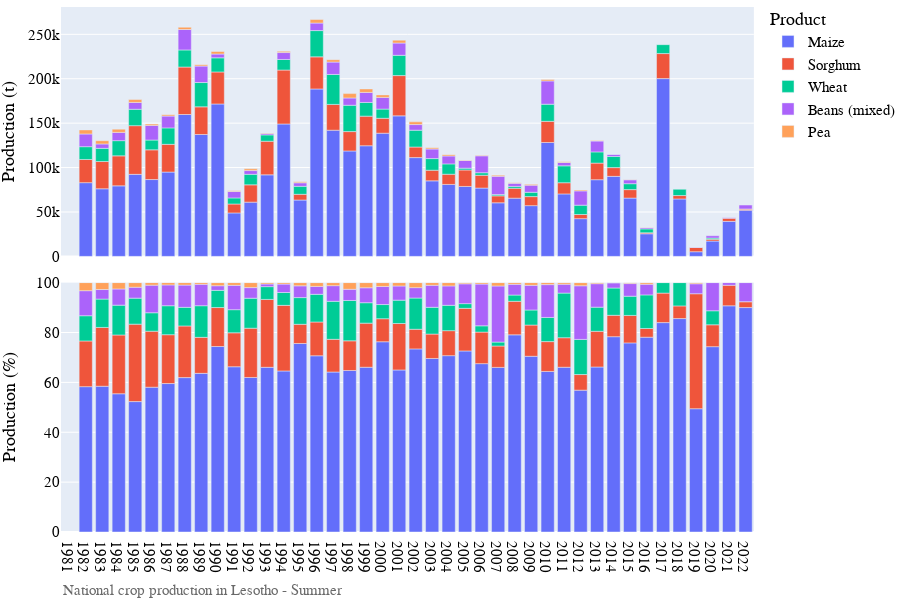
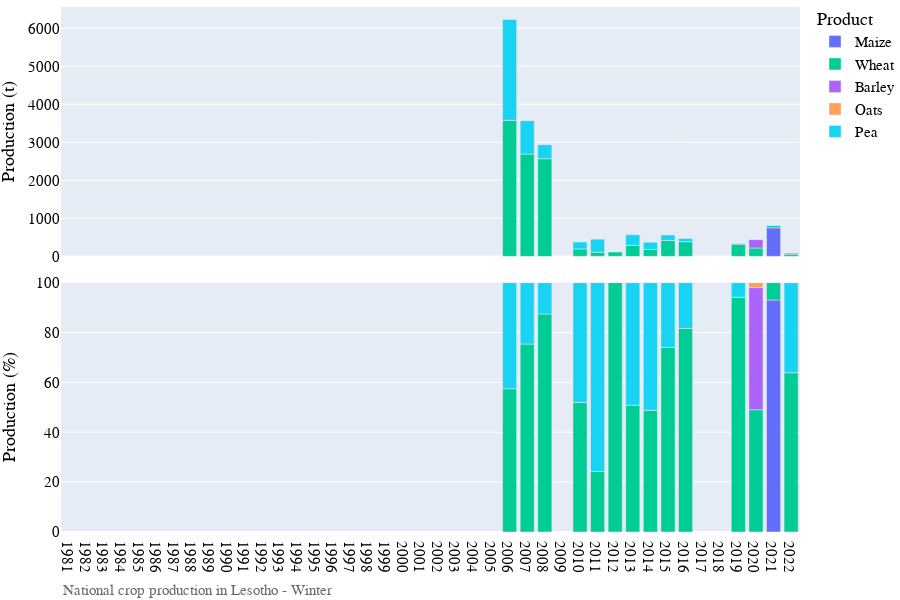

Notebook source saved alongside these figures, in order:
### Markdown cell above
## Visualization of production data

### Code cell
# Bar chart of national crop production
country_iso, country_name = 'LS', 'Lesotho'
df = pd.read_csv('../data/crop/adm_crop_production_%s.csv' % country_iso, index_col=0)
df['year'] = df['harvest_year']
year = [df['year'].min(), df['year'].max()]
product_order = ['Maize','Sorghum','Wheat']
for season_name in ['Summer','Winter']:
    footnote = 'National crop production in %s - %s' % (country_name, season_name)
    fn_save = '../figures/%s_bar_natgrainprod_%s.png' % (country_iso, season_name)
    sub = df[df['season_name'] == season_name]
    fig = PlotBarProduction(sub, year, product_order, footnote)#, fn_save)#trouble saving for some reason
    fig.show()

### Figure 1 — Plotly figure (JSON) as saved in the notebook; plotly's stock layout.template omitted (floating-point values rounded to 4 significant figures)
{"data": [{"alignmentgroup": "True", "hovertemplate": "product=Maize<br>season_name=Summer<br>type=orig_unit<br>year=%{x}<br>value=%{y}<extra></extra>", "legendgroup": "Maize", "marker": {"color": "#636efa", "pattern": {"shape": ""}}, "name": "Maize", "offsetgroup": "Maize", "orientation": "v", "showlegend": true, "textposition": "auto", "type": "bar", "x": [1982, 1983, 1984, 1985, 1986, 1987, 1988, 1989, 1990, 1991, 1992, 1993, 1994, 1995, 1996, 1997, 1998, 1999, 2000, 2001, 2002, 2003, 2004, 2005, 2006, 2007, 2008, 2009, 2010, 2011, 2012, 2013, 2014, 2015, 2016, 2017, 2018, 2019, 2020, 2021, 2022], "xaxis": "x2", "y": [83000, 76100, 79400, 92350, 86488, 94912, 159726, 137227, 171576, 48918, 61073, 91805, 149062, 63445, 188489, 142050, 118679, 124549, 138685, 158189, 111205, 85032, 80998, 78739, 76906, 60312, 65542, 57126, 128215, 70311, 42470, 86324, 90073, 65637, 25435, 200142, 64654, 5230, 17252, 39415, 52010.0], "yaxis": "y2"}, {"alignmentgroup": "True", "hovertemplate": "product=Maize<br>season_name=Summer<br>type=percent<br>year=%{x}<br>value=%{y}<extra></extra>", "legendgroup": "Maize", "marker": {"color": "#636efa", "pattern": {"shape": ""}}, "name": "Maize", "offsetgroup": "Maize", "orientation": "v", "showlegend": false, "textposition": "auto", "type": "bar", "x": [1982, 1983, 1984, 1985, 1986, 1987, 1988, 1989, 1990, 1991, 1992, 1993, 1994, 1995, 1996, 1997, 1998, 1999, 2000, 2001, 2002, 2003, 2004, 2005, 2006, 2007, 2008, 2009, 2010, 2011, 2012, 2013, 2014, 2015, 2016, 2017, 2018, 2019, 2020, 2021, 2022], "xaxis": "x", "y": [58.29, 58.45, 55.43, 52.3, 58.06, 59.53, 61.91, 63.62, 74.38, 66.27, 61.97, 66.04, 64.57, 75.59, 70.67, 64.15, 64.76, 66.07, 76.28, 64.98, 73.43, 69.59, 70.71, 72.61, 67.52, 66.02, 79.07, 70.47, 64.39, 66.07, 56.88, 66.17, 78.32, 75.84, 78.12, 83.97, 85.59, 49.44, 74.32, 90.71, 90.0], "yaxis": "y"}, {"alignmentgroup": "True", "hovertemplate": "product=Sorghum<br>season_name=Summer<br>type=orig_unit<br>year=%{x}<br>value=%{y}<extra></extra>", "legendgroup": "Sorghum", "marker": {"color": "#EF553B", "pattern": {"shape": ""}}, "name": "Sorghum", "offsetgroup": "Sorghum", "orientation": "v", "showlegend": true, "textposition": "auto", "type": "bar", "x": [1982, 1983, 1984, 1985, 1986, 1987, 1988, 1989, 1990, 1991, 1992, 1993, 1994, 1995, 1996, 1997, 1998, 1999, 2000, 2001, 2002, 2003, 2004, 2005, 2006, 2007, 2008, 2009, 2010, 2011, 2012, 2013, 2014, 2015, 2016, 2017, 2018, 2019, 2020, 2021, 2022], "xaxis": "x2", "y": [26100, 30700, 33768, 54823, 33458, 31232, 53447, 31140, 36062, 10043, 19467, 37850.0, 60725, 6458, 36129, 29050, 21815, 33340, 16807, 45354, 11919, 11953, 11482, 18527, 14405, 7836, 11143, 10151, 23829, 12600, 4674, 18675, 9861, 9528, 1138.0, 28191, 3837, 4878, 2036, 3573, 1369.0], "yaxis": "y2"}, {"alignmentgroup": "True", "hovertemplate": "product=Sorghum<br>season_name=Summer<br>type=percent<br>year=%{x}<br>value=%{y}<extra></extra>", "legendgroup": "Sorghum", "marker": {"color": "#EF553B", "pattern": {"shape": ""}}, "name": "Sorghum", "offsetgroup": "Sorghum", "orientation": "v", "showlegend": false, "textposition": "auto", "type": "bar", "x": [1982, 1983, 1984, 1985, 1986, 1987, 1988, 1989, 1990, 1991, 1992, 1993, 1994, 1995, 1996, 1997, 1998, 1999, 2000, 2001, 2002, 2003, 2004, 2005, 2006, 2007, 2008, 2009, 2010, 2011, 2012, 2013, 2014, 2015, 2016, 2017, 2018, 2019, 2020, 2021, 2022], "xaxis": "x", "y": [18.33, 23.58, 23.58, 31.05, 22.46, 19.59, 20.72, 14.44, 15.63, 13.61, 19.75, 27.23, 26.31, 7.695, 13.55, 13.12, 11.9, 17.69, 9.245, 18.63, 7.871, 9.782, 10.02, 17.08, 12.65, 8.577, 13.44, 12.52, 11.97, 11.84, 6.26, 14.31, 8.575, 11.01, 3.496, 11.83, 5.079, 46.11, 8.771, 8.223, 2.37], "yaxis": "y"}, {"alignmentgroup": "True", "hovertemplate": "product=Wheat<br>season_name=Summer<br>type=orig_unit<br>year=%{x}<br>value=%{y}<extra></extra>", "legendgroup": "Wheat", "marker": {"color": "#00cc96", "pattern": {"shape": ""}}, "name": "Wheat", "offsetgroup": "Wheat", "orientation": "v", "showlegend": true, "textposition": "auto", "type": "bar", "x": [1982, 1983, 1984, 1985, 1986, 1987, 1988, 1989, 1990, 1991, 1992, 1993, 1994, 1995, 1996, 1997, 1998, 1999, 2000, 2001, 2002, 2003, 2004, 2005, 2006, 2007, 2008, 2009, 2010, 2011, 2012, 2013, 2014, 2015, 2016, 2017, 2018, 2020, 2022], "xaxis": "x2", "y": [14400, 14800, 17127, 18434, 11009, 18520, 19237, 27367, 15889, 6844, 11855, 7127, 11895, 8984, 29599, 33722, 29641, 15426, 10320.0, 22820.0, 18958, 13109, 11647, 2050, 2860, 1426, 2075, 4900, 19271, 19031, 10516, 12624, 12581, 6673, 4385, 10027, 7052, 1305, 0.32], "yaxis": "y2"}, {"alignmentgroup": "True", "hovertemplate": "product=Wheat<br>season_name=Summer<br>type=percent<br>year=%{x}<br>value=%{y}<extra></extra>", "legendgroup": "Wheat", "marker": {"color": "#00cc96", "pattern": {"shape": ""}}, "name": "Wheat", "offsetgroup": "Wheat", "orientation": "v", "showlegend": false, "textposition": "auto", "type": "bar", "x": [1982, 1983, 1984, 1985, 1986, 1987, 1988, 1989, 1990, 1991, 1992, 1993, 1994, 1995, 1996, 1997, 1998, 1999, 2000, 2001, 2002, 2003, 2004, 2005, 2006, 2007, 2008, 2009, 2010, 2011, 2012, 2013, 2014, 2015, 2016, 2017, 2018, 2020, 2022], "xaxis": "x", "y": [10.11, 11.37, 11.96, 10.44, 7.391, 11.62, 7.457, 12.69, 6.888, 9.272, 12.03, 5.127, 5.153, 10.7, 11.1, 15.23, 16.17, 8.183, 5.678, 9.373, 12.52, 10.73, 10.17, 1.89, 2.511, 1.561, 2.503, 6.044, 9.678, 17.88, 14.08, 9.677, 10.94, 7.71, 13.47, 4.207, 9.335, 5.622, 0.0005537], "yaxis": "y"}, {"alignmentgroup": "True", "hovertemplate": "product=Beans (mixed)<br>season_name=Summer<br>type=orig_unit<br>year=%{x}<br>value=%{y}<extra></extra>", "legendgroup": "Beans (mixed)", "marker": {"color": "#ab63fa", "pattern": {"shape": ""}}, "name": "Beans (mixed)", "offsetgroup": "Beans (mixed)", "orientation": "v", "showlegend": true, "textposition": "auto", "type": "bar", "x": [1982, 1983, 1984, 1985, 1986, 1987, 1988, 1989, 1990, 1991, 1992, 1993, 1994, 1995, 1996, 1997, 1998, 1999, 2000, 2001, 2002, 2003, 2004, 2005, 2006, 2007, 2008, 2009, 2010, 2011, 2012, 2013, 2014, 2015, 2016, 2019, 2020, 2021, 2022], "xaxis": "x2", "y": [14300, 5000, 9300, 7700, 16500, 13300, 23010, 18500, 4300, 7200, 4200, 1487, 7796, 3966, 8463, 13920, 8215, 11294, 13187, 13839, 6315, 10797, 8917, 8613, 19065, 20570.0, 3561, 8011, 26224, 3803, 16068, 12279, 2399, 4383, 1392, 423, 2620, 464, 4409.0], "yaxis": "y2"}, {"alignmentgroup": "True", "hovertemplate": "product=Beans (mixed)<br>season_name=Summer<br>type=percent<br>year=%{x}<br>value=%{y}<extra></extra>", "legendgroup": "Beans (mixed)", "marker": {"color": "#ab63fa", "pattern": {"shape": ""}}, "name": "Beans (mixed)", "offsetgroup": "Beans (mixed)", "orientation": "v", "showlegend": false, "textposition": "auto", "type": "bar", "x": [1982, 1983, 1984, 1985, 1986, 1987, 1988, 1989, 1990, 1991, 1992, 1993, 1994, 1995, 1996, 1997, 1998, 1999, 2000, 2001, 2002, 2003, 2004, 2005, 2006, 2007, 2008, 2009, 2010, 2011, 2012, 2013, 2014, 2015, 2016, 2019, 2020, 2021, 2022], "xaxis": "x", "y": [10.04, 3.84, 6.493, 4.361, 11.08, 8.342, 8.919, 8.576, 1.864, 9.754, 4.261, 1.07, 3.377, 4.725, 3.173, 6.286, 4.483, 5.991, 7.254, 5.685, 4.17, 8.836, 7.785, 7.942, 16.74, 22.52, 4.296, 9.882, 13.17, 3.574, 21.52, 9.412, 2.086, 5.064, 4.275, 3.998, 11.29, 1.068, 7.629], "yaxis": "y"}, {"alignmentgroup": "True", "hovertemplate": "product=Pea<br>season_name=Summer<br>type=orig_unit<br>year=%{x}<br>value=%{y}<extra></extra>", "legendgroup": "Pea", "marker": {"color": "#FFA15A", "pattern": {"shape": ""}}, "name": "Pea", "offsetgroup": "Pea", "orientation": "v", "showlegend": true, "textposition": "auto", "type": "bar", "x": [1982, 1983, 1984, 1985, 1986, 1987, 1988, 1989, 1990, 1991, 1992, 1993, 1994, 1995, 1996, 1997, 1998, 1999, 2000, 2001, 2002, 2003, 2004, 2005, 2006, 2007, 2008, 2009, 2010, 2011, 2012, 2013, 2014, 2015, 2016, 2019], "xaxis": "x2", "y": [4600, 3600, 3639, 3277, 1502, 1467, 2564, 1473, 2861, 809, 1965, 743, 1358, 1075, 4047, 2688.0, 4904, 3895.0, 2800, 3251, 3041, 1302, 1498, 519.4, 669, 1215, 569, 882, 1592, 673, 936, 557, 88, 329, 209, 48], "yaxis": "y2"}, {"alignmentgroup": "True", "hovertemplate": "product=Pea<br>season_name=Summer<br>type=percent<br>year=%{x}<br>value=%{y}<extra></extra>", "legendgroup": "Pea", "marker": {"color": "#FFA15A", "pattern": {"shape": ""}}, "name": "Pea", "offsetgroup": "Pea", "orientation": "v", "showlegend": false, "textposition": "auto", "type": "bar", "x": [1982, 1983, 1984, 1985, 1986, 1987, 1988, 1989, 1990, 1991, 1992, 1993, 1994, 1995, 1996, 1997, 1998, 1999, 2000, 2001, 2002, 2003, 2004, 2005, 2006, 2007, 2008, 2009, 2010, 2011, 2012, 2013, 2014, 2015, 2016, 2019], "xaxis": "x", "y": [3.23, 2.765, 2.541, 1.856, 1.008, 0.9201, 0.9939, 0.6829, 1.24, 1.096, 1.994, 0.5345, 0.5883, 1.281, 1.517, 1.214, 2.676, 2.066, 1.54, 1.335, 2.008, 1.066, 1.308, 0.4789, 0.5873, 1.33, 0.6865, 1.088, 0.7995, 0.6324, 1.254, 0.427, 0.07652, 0.3801, 0.6419, 0.4537], "yaxis": "y"}], "layout": {"annotations": [{"showarrow": false, "text": "", "textangle": 90, "x": 0.98, "xanchor": "left", "xref": "paper", "y": 0.2375, "yanchor": "middle", "yref": "paper"}, {"showarrow": false, "text": "", "textangle": 90, "x": 0.98, "xanchor": "left", "xref": "paper", "y": 0.7625, "yanchor": "middle", "yref": "paper"}, {"align": "left", "font": {"color": "dimgrey", "family": "arial", "size": 15}, "showarrow": false, "text": "National crop production in Lesotho - Summer", "x": 0, "xref": "paper", "y": -0.13, "yref": "paper"}], "barmode": "relative", "font": {"color": "black", "family": "arial", "size": 15}, "height": 600, "legend": {"title": {"text": "Product"}, "tracegroupgap": 0, "x": 1, "y": 1.01}, "margin": {"b": 0, "l": 0, "r": 0, "t": 0}, "width": 900, "xaxis": {"anchor": "y", "domain": [0, 0.98], "dtick": 1, "range": [1980.0, 2022.0], "title": {"text": ""}}, "xaxis2": {"anchor": "y2", "domain": [0, 0.98], "matches": "x", "showticklabels": false}, "yaxis": {"anchor": "x", "domain": [0, 0.475], "range": [0, 100], "title": {"text": "Production (%)"}}, "yaxis2": {"anchor": "x2", "domain": [0.525, 1], "title": {"text": "Production (t)"}}}}

### Figure 2 — Plotly figure (JSON) as saved in the notebook; plotly's stock layout.template omitted (floating-point values rounded to 4 significant figures)
{"data": [{"alignmentgroup": "True", "hovertemplate": "product=Maize<br>season_name=Winter<br>type=orig_unit<br>year=%{x}<br>value=%{y}<extra></extra>", "legendgroup": "Maize", "marker": {"color": "#636efa", "pattern": {"shape": ""}}, "name": "Maize", "offsetgroup": "Maize", "orientation": "v", "showlegend": true, "textposition": "auto", "type": "bar", "x": [2021], "xaxis": "x2", "y": [750], "yaxis": "y2"}, {"alignmentgroup": "True", "hovertemplate": "product=Maize<br>season_name=Winter<br>type=percent<br>year=%{x}<br>value=%{y}<extra></extra>", "legendgroup": "Maize", "marker": {"color": "#636efa", "pattern": {"shape": ""}}, "name": "Maize", "offsetgroup": "Maize", "orientation": "v", "showlegend": false, "textposition": "auto", "type": "bar", "x": [2021], "xaxis": "x", "y": [93.05], "yaxis": "y"}, {"alignmentgroup": "True", "hovertemplate": "product=Wheat<br>season_name=Winter<br>type=orig_unit<br>year=%{x}<br>value=%{y}<extra></extra>", "legendgroup": "Wheat", "marker": {"color": "#00cc96", "pattern": {"shape": ""}}, "name": "Wheat", "offsetgroup": "Wheat", "orientation": "v", "showlegend": true, "textposition": "auto", "type": "bar", "x": [2006, 2007, 2008, 2010, 2011, 2012, 2013, 2014, 2015, 2016, 2019, 2020, 2021, 2022], "xaxis": "x2", "y": [3579, 2691, 2569, 196, 110, 114, 290, 182, 417, 385, 321, 221.3, 56, 56.11], "yaxis": "y2"}, {"alignmentgroup": "True", "hovertemplate": "product=Wheat<br>season_name=Winter<br>type=percent<br>year=%{x}<br>value=%{y}<extra></extra>", "legendgroup": "Wheat", "marker": {"color": "#00cc96", "pattern": {"shape": ""}}, "name": "Wheat", "offsetgroup": "Wheat", "orientation": "v", "showlegend": false, "textposition": "auto", "type": "bar", "x": [2006, 2007, 2008, 2010, 2011, 2012, 2013, 2014, 2015, 2016, 2019, 2020, 2021, 2022], "xaxis": "x", "y": [57.44, 75.38, 87.44, 51.99, 24.28, 100, 50.88, 48.79, 74.07, 81.65, 94.13, 49.04, 6.948, 63.88], "yaxis": "y"}, {"alignmentgroup": "True", "hovertemplate": "product=Barley<br>season_name=Winter<br>type=orig_unit<br>year=%{x}<br>value=%{y}<extra></extra>", "legendgroup": "Barley", "marker": {"color": "#ab63fa", "pattern": {"shape": ""}}, "name": "Barley", "offsetgroup": "Barley", "orientation": "v", "showlegend": true, "textposition": "auto", "type": "bar", "x": [2020], "xaxis": "x2", "y": [221], "yaxis": "y2"}, {"alignmentgroup": "True", "hovertemplate": "product=Barley<br>season_name=Winter<br>type=percent<br>year=%{x}<br>value=%{y}<extra></extra>", "legendgroup": "Barley", "marker": {"color": "#ab63fa", "pattern": {"shape": ""}}, "name": "Barley", "offsetgroup": "Barley", "orientation": "v", "showlegend": false, "textposition": "auto", "type": "bar", "x": [2020], "xaxis": "x", "y": [48.97], "yaxis": "y"}, {"alignmentgroup": "True", "hovertemplate": "product=Oats<br>season_name=Winter<br>type=orig_unit<br>year=%{x}<br>value=%{y}<extra></extra>", "legendgroup": "Oats", "marker": {"color": "#FFA15A", "pattern": {"shape": ""}}, "name": "Oats", "offsetgroup": "Oats", "orientation": "v", "showlegend": true, "textposition": "auto", "type": "bar", "x": [2020], "xaxis": "x2", "y": [9], "yaxis": "y2"}, {"alignmentgroup": "True", "hovertemplate": "product=Oats<br>season_name=Winter<br>type=percent<br>year=%{x}<br>value=%{y}<extra></extra>", "legendgroup": "Oats", "marker": {"color": "#FFA15A", "pattern": {"shape": ""}}, "name": "Oats", "offsetgroup": "Oats", "orientation": "v", "showlegend": false, "textposition": "auto", "type": "bar", "x": [2020], "xaxis": "x", "y": [1.994], "yaxis": "y"}, {"alignmentgroup": "True", "hovertemplate": "product=Pea<br>season_name=Winter<br>type=orig_unit<br>year=%{x}<br>value=%{y}<extra></extra>", "legendgroup": "Pea", "marker": {"color": "#19d3f3", "pattern": {"shape": ""}}, "name": "Pea", "offsetgroup": "Pea", "orientation": "v", "showlegend": true, "textposition": "auto", "type": "bar", "x": [2006, 2007, 2008, 2010, 2011, 2013, 2014, 2015, 2016, 2019, 2022], "xaxis": "x2", "y": [2652, 879, 369, 181, 343, 280, 191, 146, 86.5, 20, 31.73], "yaxis": "y2"}, {"alignmentgroup": "True", "hovertemplate": "product=Pea<br>season_name=Winter<br>type=percent<br>year=%{x}<br>value=%{y}<extra></extra>", "legendgroup": "Pea", "marker": {"color": "#19d3f3", "pattern": {"shape": ""}}, "name": "Pea", "offsetgroup": "Pea", "orientation": "v", "showlegend": false, "textposition": "auto", "type": "bar", "x": [2006, 2007, 2008, 2010, 2011, 2013, 2014, 2015, 2016, 2019, 2022], "xaxis": "x", "y": [42.56, 24.62, 12.56, 48.01, 75.72, 49.12, 51.21, 25.93, 18.35, 5.865, 36.12], "yaxis": "y"}], "layout": {"annotations": [{"showarrow": false, "text": "", "textangle": 90, "x": 0.98, "xanchor": "left", "xref": "paper", "y": 0.2375, "yanchor": "middle", "yref": "paper"}, {"showarrow": false, "text": "", "textangle": 90, "x": 0.98, "xanchor": "left", "xref": "paper", "y": 0.7625, "yanchor": "middle", "yref": "paper"}, {"align": "left", "font": {"color": "dimgrey", "family": "arial", "size": 15}, "showarrow": false, "text": "National crop production in Lesotho - Winter", "x": 0, "xref": "paper", "y": -0.13, "yref": "paper"}], "barmode": "relative", "font": {"color": "black", "family": "arial", "size": 15}, "height": 600, "legend": {"title": {"text": "Product"}, "tracegroupgap": 0, "x": 1, "y": 1.01}, "margin": {"b": 0, "l": 0, "r": 0, "t": 0}, "width": 900, "xaxis": {"anchor": "y", "domain": [0, 0.98], "dtick": 1, "range": [1980.0, 2022.0], "title": {"text": ""}}, "xaxis2": {"anchor": "y2", "domain": [0, 0.98], "matches": "x", "showticklabels": false}, "yaxis": {"anchor": "x", "domain": [0, 0.475], "range": [0, 100], "title": {"text": "Production (%)"}}, "yaxis2": {"anchor": "x2", "domain": [0.525, 1], "title": {"text": "Production (t)"}}}}
